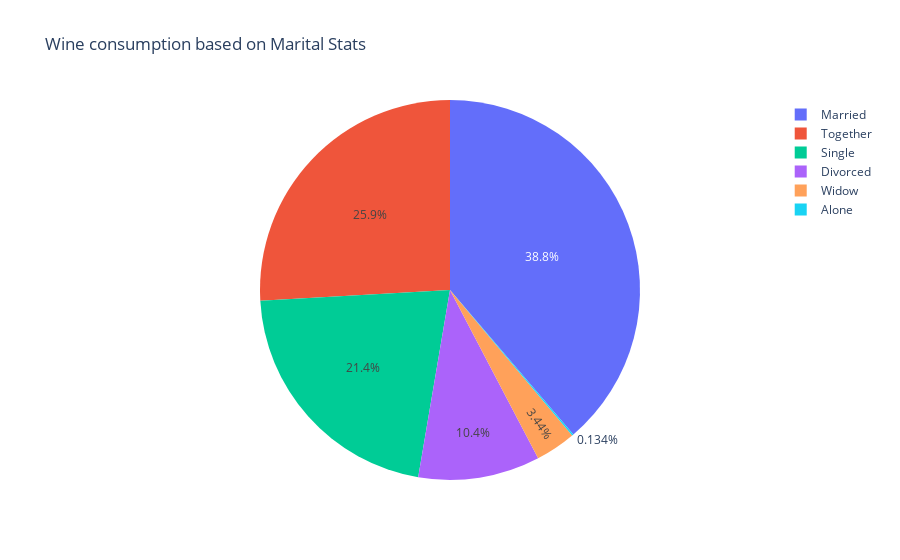

This figure's notebook cell:
### Code cell
# Wine consumption based on Marital Stats
df = wine_data.groupby('MaritalStat').count()['CustId'].reset_index()
df = df.rename(columns={'CustId':'count'})
px.pie(df, names='MaritalStat', values='count', title='Wine consumption based on Marital Stats')

### Figure 1 — Plotly figure (JSON) as saved in the notebook; plotly's stock layout.template omitted (floating-point values rounded to 4 significant figures)
{"data": [{"domain": {"x": [0, 1], "y": [0, 1]}, "hovertemplate": "MaritalStat=%{label}<br>count=%{value}<extra></extra>", "labels": ["Alone", "Divorced", "Married", "Single", "Together", "Widow"], "legendgroup": "", "name": "", "showlegend": true, "type": "pie", "values": [3, 232, 868, 480, 580, 77]}], "layout": {"autosize": true, "legend": {"tracegroupgap": 0}, "title": {"text": "Wine consumption based on Marital Stats"}}}
